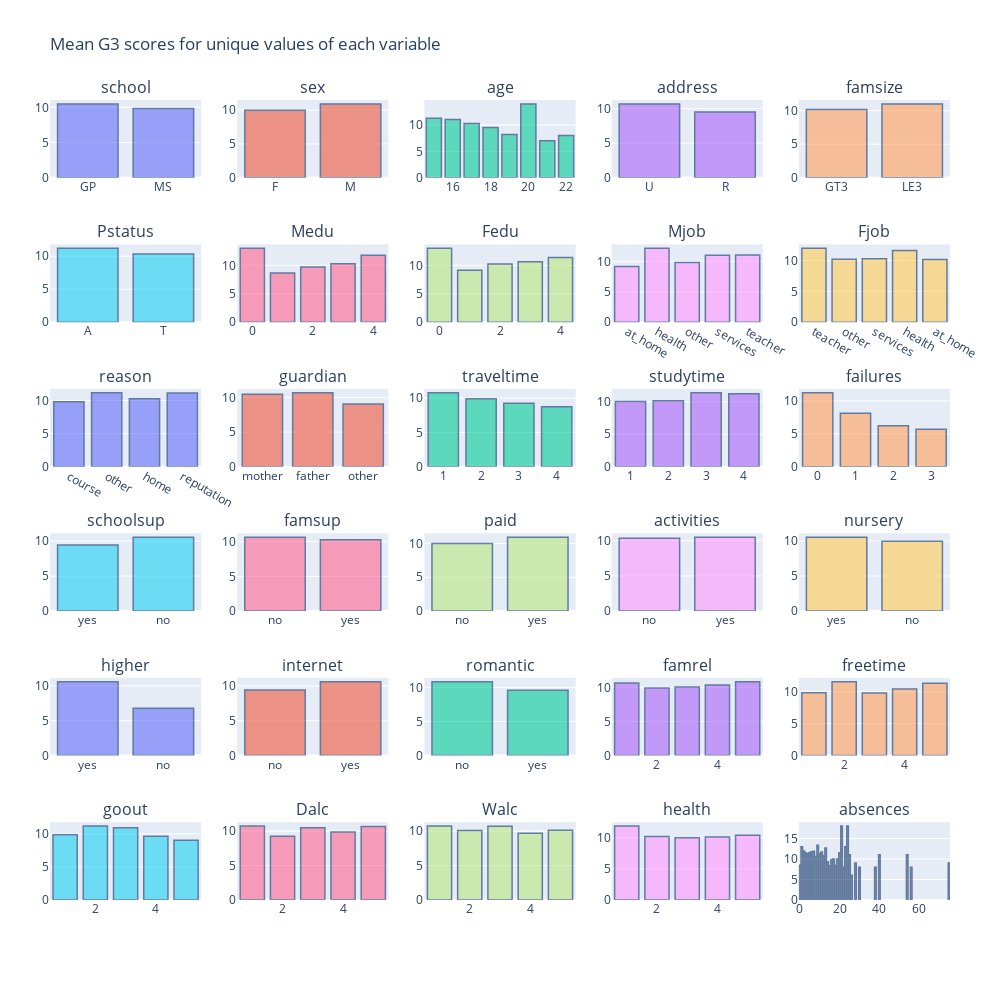

Notebook source saved alongside this figure:
### Markdown cell above
Let's also take a look at how the mean of `G3` differs for different values of each feature, with all else being equal

### Code cell
def get_mean_G3_score_set(data, feature):
    result = [];
    for value in data[feature].unique():
        feature_has_value = data[feature]==value
        data_with_feature_val = data[feature_has_value]
        result.append(data_with_feature_val["G3"].mean())
    return result

fig = make_subplots(
    rows=6, cols=5,
    subplot_titles=all_features)

for i in range(len(all_features)):
    feature = all_features[i]
    fig.append_trace(
        go.Bar(
            x=data[feature].unique(),
            y=get_mean_G3_score_set(data, feature),
            showlegend=False,
        ),
        row = i // 5 + 1,
        col = i % 5 + 1
    )

fig.update_layout(
    autosize=True,
    width=1000,
    height=1000,
    title_text="Mean G3 scores for unique values of each variable",
    margin=dict(l=50, r=50, t=100, b=100),
)

fig.update_traces(marker_line_color='rgb(8,48,107)',
                  marker_line_width=1.5, opacity=0.6)

fig.show()

### Figure 1 — Plotly figure (JSON) as saved in the notebook; plotly's stock layout.template omitted (floating-point values rounded to 4 significant figures)
{"data": [{"marker": {"line": {"color": "rgb(8,48,107)", "width": 1.5}}, "opacity": 0.6, "showlegend": false, "type": "bar", "x": ["GP", "MS"], "xaxis": "x", "y": [10.49, 9.848], "yaxis": "y"}, {"marker": {"line": {"color": "rgb(8,48,107)", "width": 1.5}}, "opacity": 0.6, "showlegend": false, "type": "bar", "x": ["F", "M"], "xaxis": "x2", "y": [9.966, 10.91], "yaxis": "y2"}, {"marker": {"line": {"color": "rgb(8,48,107)", "width": 1.5}}, "opacity": 0.6, "showlegend": false, "type": "bar", "x": [18, 17, 15, 16, 19, 22, 20, 21], "xaxis": "x3", "y": [9.549, 10.28, 11.26, 11.03, 8.208, 8, 14, 7], "yaxis": "y3"}, {"marker": {"line": {"color": "rgb(8,48,107)", "width": 1.5}}, "opacity": 0.6, "showlegend": false, "type": "bar", "x": ["U", "R"], "xaxis": "x4", "y": [10.67, 9.511], "yaxis": "y4"}, {"marker": {"line": {"color": "rgb(8,48,107)", "width": 1.5}}, "opacity": 0.6, "showlegend": false, "type": "bar", "x": ["GT3", "LE3"], "xaxis": "x5", "y": [10.18, 11], "yaxis": "y5"}, {"marker": {"line": {"color": "rgb(8,48,107)", "width": 1.5}}, "opacity": 0.6, "showlegend": false, "type": "bar", "x": ["A", "T"], "xaxis": "x6", "y": [11.2, 10.32], "yaxis": "y6"}, {"marker": {"line": {"color": "rgb(8,48,107)", "width": 1.5}}, "opacity": 0.6, "showlegend": false, "type": "bar", "x": [4, 1, 3, 2, 0], "xaxis": "x7", "y": [11.76, 8.678, 10.3, 9.728, 13], "yaxis": "y7"}, {"marker": {"line": {"color": "rgb(8,48,107)", "width": 1.5}}, "opacity": 0.6, "showlegend": false, "type": "bar", "x": [4, 1, 2, 3, 0], "xaxis": "x8", "y": [11.36, 9.159, 10.26, 10.66, 13], "yaxis": "y8"}, {"marker": {"line": {"color": "rgb(8,48,107)", "width": 1.5}}, "opacity": 0.6, "showlegend": false, "type": "bar", "x": ["at_home", "health", "other", "services", "teacher"], "xaxis": "x9", "y": [9.153, 12.15, 9.823, 11.02, 11.05], "yaxis": "y9"}, {"marker": {"line": {"color": "rgb(8,48,107)", "width": 1.5}}, "opacity": 0.6, "showlegend": false, "type": "bar", "x": ["teacher", "other", "services", "health", "at_home"], "xaxis": "x10", "y": [11.97, 10.19, 10.3, 11.61, 10.15], "yaxis": "y10"}, {"marker": {"line": {"color": "rgb(8,48,107)", "width": 1.5}}, "opacity": 0.6, "showlegend": false, "type": "bar", "x": ["course", "other", "home", "reputation"], "xaxis": "x11", "y": [9.821, 11.17, 10.26, 11.14], "yaxis": "y11"}, {"marker": {"line": {"color": "rgb(8,48,107)", "width": 1.5}}, "opacity": 0.6, "showlegend": false, "type": "bar", "x": ["mother", "father", "other"], "xaxis": "x12", "y": [10.48, 10.69, 9.062], "yaxis": "y12"}, {"marker": {"line": {"color": "rgb(8,48,107)", "width": 1.5}}, "opacity": 0.6, "showlegend": false, "type": "bar", "x": [2, 1, 3, 4], "xaxis": "x13", "y": [9.907, 10.78, 9.261, 8.75], "yaxis": "y13"}, {"marker": {"line": {"color": "rgb(8,48,107)", "width": 1.5}}, "opacity": 0.6, "showlegend": false, "type": "bar", "x": [2, 3, 1, 4], "xaxis": "x14", "y": [10.17, 11.4, 10.05, 11.26], "yaxis": "y14"}, {"marker": {"line": {"color": "rgb(8,48,107)", "width": 1.5}}, "opacity": 0.6, "showlegend": false, "type": "bar", "x": [0, 3, 2, 1], "xaxis": "x15", "y": [11.25, 5.688, 6.235, 8.12], "yaxis": "y15"}, {"marker": {"line": {"color": "rgb(8,48,107)", "width": 1.5}}, "opacity": 0.6, "showlegend": false, "type": "bar", "x": ["yes", "no"], "xaxis": "x16", "y": [9.431, 10.56], "yaxis": "y16"}, {"marker": {"line": {"color": "rgb(8,48,107)", "width": 1.5}}, "opacity": 0.6, "showlegend": false, "type": "bar", "x": ["no", "yes"], "xaxis": "x17", "y": [10.64, 10.27], "yaxis": "y17"}, {"marker": {"line": {"color": "rgb(8,48,107)", "width": 1.5}}, "opacity": 0.6, "showlegend": false, "type": "bar", "x": ["no", "yes"], "xaxis": "x18", "y": [9.986, 10.92], "yaxis": "y18"}, {"marker": {"line": {"color": "rgb(8,48,107)", "width": 1.5}}, "opacity": 0.6, "showlegend": false, "type": "bar", "x": ["no", "yes"], "xaxis": "x19", "y": [10.34, 10.49], "yaxis": "y19"}, {"marker": {"line": {"color": "rgb(8,48,107)", "width": 1.5}}, "opacity": 0.6, "showlegend": false, "type": "bar", "x": ["yes", "no"], "xaxis": "x20", "y": [10.54, 9.951], "yaxis": "y20"}, {"marker": {"line": {"color": "rgb(8,48,107)", "width": 1.5}}, "opacity": 0.6, "showlegend": false, "type": "bar", "x": ["yes", "no"], "xaxis": "x21", "y": [10.61, 6.8], "yaxis": "y21"}, {"marker": {"line": {"color": "rgb(8,48,107)", "width": 1.5}}, "opacity": 0.6, "showlegend": false, "type": "bar", "x": ["no", "yes"], "xaxis": "x22", "y": [9.409, 10.62], "yaxis": "y22"}, {"marker": {"line": {"color": "rgb(8,48,107)", "width": 1.5}}, "opacity": 0.6, "showlegend": false, "type": "bar", "x": ["no", "yes"], "xaxis": "x23", "y": [10.84, 9.576], "yaxis": "y23"}, {"marker": {"line": {"color": "rgb(8,48,107)", "width": 1.5}}, "opacity": 0.6, "showlegend": false, "type": "bar", "x": [4, 5, 3, 1, 2], "xaxis": "x24", "y": [10.36, 10.83, 10.04, 10.62, 9.889], "yaxis": "y24"}, {"marker": {"line": {"color": "rgb(8,48,107)", "width": 1.5}}, "opacity": 0.6, "showlegend": false, "type": "bar", "x": [3, 2, 4, 1, 5], "xaxis": "x25", "y": [9.783, 11.56, 10.43, 9.842, 11.3], "yaxis": "y25"}, {"marker": {"line": {"color": "rgb(8,48,107)", "width": 1.5}}, "opacity": 0.6, "showlegend": false, "type": "bar", "x": [4, 3, 2, 1, 5], "xaxis": "x26", "y": [9.651, 10.96, 11.19, 9.87, 9.038], "yaxis": "y26"}, {"marker": {"line": {"color": "rgb(8,48,107)", "width": 1.5}}, "opacity": 0.6, "showlegend": false, "type": "bar", "x": [1, 2, 5, 3, 4], "xaxis": "x27", "y": [10.73, 9.253, 10.67, 10.5, 9.889], "yaxis": "y27"}, {"marker": {"line": {"color": "rgb(8,48,107)", "width": 1.5}}, "opacity": 0.6, "showlegend": false, "type": "bar", "x": [1, 3, 2, 4, 5], "xaxis": "x28", "y": [10.74, 10.72, 10.08, 9.686, 10.14], "yaxis": "y28"}, {"marker": {"line": {"color": "rgb(8,48,107)", "width": 1.5}}, "opacity": 0.6, "showlegend": false, "type": "bar", "x": [3, 5, 1, 2, 4], "xaxis": "x29", "y": [10.01, 10.4, 11.87, 10.22, 10.11], "yaxis": "y29"}, {"marker": {"line": {"color": "rgb(8,48,107)", "width": 1.5}}, "opacity": 0.6, "showlegend": false, "type": "bar", "x": [6, 4, 10, 2, 0, 16, 14, 7, 8, 25, 12, 54, 18, 26, 20, 56, 24, 28, 5, 13, 15, 22, 3, 21, 1, 75, 30, 19, 9, 11, 38, 40, 23, 17], "xaxis": "x30", "y": [11.77, 11.28, 11.24, 11.91, 8.443, 9.857, 9.333, 11.86, 10.59, 11, 10.75, 11, 8.4, 6, 11.5, 8, 18, 9, 11.6, 12.67, 8.333, 8, 11.5, 18, 13, 9, 8, 10, 13.33, 11.67, 8, 11, 13, 10], "yaxis": "y30"}], "layout": {"annotations": [{"font": {"size": 16}, "showarrow": false, "text": "school", "x": 0.084, "xanchor": "center", "xref": "paper", "y": 1.0, "yanchor": "bottom", "yref": "paper"}, {"font": {"size": 16}, "showarrow": false, "text": "sex", "x": 0.292, "xanchor": "center", "xref": "paper", "y": 1.0, "yanchor": "bottom", "yref": "paper"}, {"font": {"size": 16}, "showarrow": false, "text": "age", "x": 0.5, "xanchor": "center", "xref": "paper", "y": 1.0, "yanchor": "bottom", "yref": "paper"}, {"font": {"size": 16}, "showarrow": false, "text": "address", "x": 0.708, "xanchor": "center", "xref": "paper", "y": 1.0, "yanchor": "bottom", "yref": "paper"}, {"font": {"size": 16}, "showarrow": false, "text": "famsize", "x": 0.916, "xanchor": "center", "xref": "paper", "y": 1.0, "yanchor": "bottom", "yref": "paper"}, {"font": {"size": 16}, "showarrow": false, "text": "Pstatus", "x": 0.084, "xanchor": "center", "xref": "paper", "y": 0.8194, "yanchor": "bottom", "yref": "paper"}, {"font": {"size": 16}, "showarrow": false, "text": "Medu", "x": 0.292, "xanchor": "center", "xref": "paper", "y": 0.8194, "yanchor": "bottom", "yref": "paper"}, {"font": {"size": 16}, "showarrow": false, "text": "Fedu", "x": 0.5, "xanchor": "center", "xref": "paper", "y": 0.8194, "yanchor": "bottom", "yref": "paper"}, {"font": {"size": 16}, "showarrow": false, "text": "Mjob", "x": 0.708, "xanchor": "center", "xref": "paper", "y": 0.8194, "yanchor": "bottom", "yref": "paper"}, {"font": {"size": 16}, "showarrow": false, "text": "Fjob", "x": 0.916, "xanchor": "center", "xref": "paper", "y": 0.8194, "yanchor": "bottom", "yref": "paper"}, {"font": {"size": 16}, "showarrow": false, "text": "reason", "x": 0.084, "xanchor": "center", "xref": "paper", "y": 0.6389, "yanchor": "bottom", "yref": "paper"}, {"font": {"size": 16}, "showarrow": false, "text": "guardian", "x": 0.292, "xanchor": "center", "xref": "paper", "y": 0.6389, "yanchor": "bottom", "yref": "paper"}, {"font": {"size": 16}, "showarrow": false, "text": "traveltime", "x": 0.5, "xanchor": "center", "xref": "paper", "y": 0.6389, "yanchor": "bottom", "yref": "paper"}, {"font": {"size": 16}, "showarrow": false, "text": "studytime", "x": 0.708, "xanchor": "center", "xref": "paper", "y": 0.6389, "yanchor": "bottom", "yref": "paper"}, {"font": {"size": 16}, "showarrow": false, "text": "failures", "x": 0.916, "xanchor": "center", "xref": "paper", "y": 0.6389, "yanchor": "bottom", "yref": "paper"}, {"font": {"size": 16}, "showarrow": false, "text": "schoolsup", "x": 0.084, "xanchor": "center", "xref": "paper", "y": 0.4583, "yanchor": "bottom", "yref": "paper"}, {"font": {"size": 16}, "showarrow": false, "text": "famsup", "x": 0.292, "xanchor": "center", "xref": "paper", "y": 0.4583, "yanchor": "bottom", "yref": "paper"}, {"font": {"size": 16}, "showarrow": false, "text": "paid", "x": 0.5, "xanchor": "center", "xref": "paper", "y": 0.4583, "yanchor": "bottom", "yref": "paper"}, {"font": {"size": 16}, "showarrow": false, "text": "activities", "x": 0.708, "xanchor": "center", "xref": "paper", "y": 0.4583, "yanchor": "bottom", "yref": "paper"}, {"font": {"size": 16}, "showarrow": false, "text": "nursery", "x": 0.916, "xanchor": "center", "xref": "paper", "y": 0.4583, "yanchor": "bottom", "yref": "paper"}, {"font": {"size": 16}, "showarrow": false, "text": "higher", "x": 0.084, "xanchor": "center", "xref": "paper", "y": 0.2778, "yanchor": "bottom", "yref": "paper"}, {"font": {"size": 16}, "showarrow": false, "text": "internet", "x": 0.292, "xanchor": "center", "xref": "paper", "y": 0.2778, "yanchor": "bottom", "yref": "paper"}, {"font": {"size": 16}, "showarrow": false, "text": "romantic", "x": 0.5, "xanchor": "center", "xref": "paper", "y": 0.2778, "yanchor": "bottom", "yref": "paper"}, {"font": {"size": 16}, "showarrow": false, "text": "famrel", "x": 0.708, "xanchor": "center", "xref": "paper", "y": 0.2778, "yanchor": "bottom", "yref": "paper"}, {"font": {"size": 16}, "showarrow": false, "text": "freetime", "x": 0.916, "xanchor": "center", "xref": "paper", "y": 0.2778, "yanchor": "bottom", "yref": "paper"}, {"font": {"size": 16}, "showarrow": false, "text": "goout", "x": 0.084, "xanchor": "center", "xref": "paper", "y": 0.09722, "yanchor": "bottom", "yref": "paper"}, {"font": {"size": 16}, "showarrow": false, "text": "Dalc", "x": 0.292, "xanchor": "center", "xref": "paper", "y": 0.09722, "yanchor": "bottom", "yref": "paper"}, {"font": {"size": 16}, "showarrow": false, "text": "Walc", "x": 0.5, "xanchor": "center", "xref": "paper", "y": 0.09722, "yanchor": "bottom", "yref": "paper"}, {"font": {"size": 16}, "showarrow": false, "text": "health", "x": 0.708, "xanchor": "center", "xref": "paper", "y": 0.09722, "yanchor": "bottom", "yref": "paper"}, {"font": {"size": 16}, "showarrow": false, "text": "absences", "x": 0.916, "xanchor": "center", "xref": "paper", "y": 0.09722, "yanchor": "bottom", "yref": "paper"}], "autosize": true, "height": 1000, "margin": {"b": 100, "l": 50, "r": 50, "t": 100}, "title": {"text": "Mean G3 scores for unique values of each variable"}, "width": 1000, "xaxis": {"anchor": "y", "domain": [0, 0.168]}, "xaxis10": {"anchor": "y10", "domain": [0.832, 1]}, "xaxis11": {"anchor": "y11", "domain": [0, 0.168]}, "xaxis12": {"anchor": "y12", "domain": [0.208, 0.376]}, "xaxis13": {"anchor": "y13", "domain": [0.416, 0.584]}, "xaxis14": {"anchor": "y14", "domain": [0.624, 0.792]}, "xaxis15": {"anchor": "y15", "domain": [0.832, 1]}, "xaxis16": {"anchor": "y16", "domain": [0, 0.168]}, "xaxis17": {"anchor": "y17", "domain": [0.208, 0.376]}, "xaxis18": {"anchor": "y18", "domain": [0.416, 0.584]}, "xaxis19": {"anchor": "y19", "domain": [0.624, 0.792]}, "xaxis2": {"anchor": "y2", "domain": [0.208, 0.376]}, "xaxis20": {"anchor": "y20", "domain": [0.832, 1]}, "xaxis21": {"anchor": "y21", "domain": [0, 0.168]}, "xaxis22": {"anchor": "y22", "domain": [0.208, 0.376]}, "xaxis23": {"anchor": "y23", "domain": [0.416, 0.584]}, "xaxis24": {"anchor": "y24", "domain": [0.624, 0.792]}, "xaxis25": {"anchor": "y25", "domain": [0.832, 1]}, "xaxis26": {"anchor": "y26", "domain": [0, 0.168]}, "xaxis27": {"anchor": "y27", "domain": [0.208, 0.376]}, "xaxis28": {"anchor": "y28", "domain": [0.416, 0.584]}, "xaxis29": {"anchor": "y29", "domain": [0.624, 0.792]}, "xaxis3": {"anchor": "y3", "domain": [0.416, 0.584]}, "xaxis30": {"anchor": "y30", "domain": [0.832, 1]}, "xaxis4": {"anchor": "y4", "domain": [0.624, 0.792]}, "xaxis5": {"anchor": "y5", "domain": [0.832, 1]}, "xaxis6": {"anchor": "y6", "domain": [0, 0.168]}, "xaxis7": {"anchor": "y7", "domain": [0.208, 0.376]}, "xaxis8": {"anchor": "y8", "domain": [0.416, 0.584]}, "xaxis9": {"anchor": "y9", "domain": [0.624, 0.792]}, "yaxis": {"anchor": "x", "domain": [0.9028, 1.0]}, "yaxis10": {"anchor": "x10", "domain": [0.7222, 0.8194]}, "yaxis11": {"anchor": "x11", "domain": [0.5417, 0.6389]}, "yaxis12": {"anchor": "x12", "domain": [0.5417, 0.6389]}, "yaxis13": {"anchor": "x13", "domain": [0.5417, 0.6389]}, "yaxis14": {"anchor": "x14", "domain": [0.5417, 0.6389]}, "yaxis15": {"anchor": "x15", "domain": [0.5417, 0.6389]}, "yaxis16": {"anchor": "x16", "domain": [0.3611, 0.4583]}, "yaxis17": {"anchor": "x17", "domain": [0.3611, 0.4583]}, "yaxis18": {"anchor": "x18", "domain": [0.3611, 0.4583]}, "yaxis19": {"anchor": "x19", "domain": [0.3611, 0.4583]}, "yaxis2": {"anchor": "x2", "domain": [0.9028, 1.0]}, "yaxis20": {"anchor": "x20", "domain": [0.3611, 0.4583]}, "yaxis21": {"anchor": "x21", "domain": [0.1806, 0.2778]}, "yaxis22": {"anchor": "x22", "domain": [0.1806, 0.2778]}, "yaxis23": {"anchor": "x23", "domain": [0.1806, 0.2778]}, "yaxis24": {"anchor": "x24", "domain": [0.1806, 0.2778]}, "yaxis25": {"anchor": "x25", "domain": [0.1806, 0.2778]}, "yaxis26": {"anchor": "x26", "domain": [0, 0.09722]}, "yaxis27": {"anchor": "x27", "domain": [0, 0.09722]}, "yaxis28": {"anchor": "x28", "domain": [0, 0.09722]}, "yaxis29": {"anchor": "x29", "domain": [0, 0.09722]}, "yaxis3": {"anchor": "x3", "domain": [0.9028, 1.0]}, "yaxis30": {"anchor": "x30", "domain": [0, 0.09722]}, "yaxis4": {"anchor": "x4", "domain": [0.9028, 1.0]}, "yaxis5": {"anchor": "x5", "domain": [0.9028, 1.0]}, "yaxis6": {"anchor": "x6", "domain": [0.7222, 0.8194]}, "yaxis7": {"anchor": "x7", "domain": [0.7222, 0.8194]}, "yaxis8": {"anchor": "x8", "domain": [0.7222, 0.8194]}, "yaxis9": {"anchor": "x9", "domain": [0.7222, 0.8194]}}}
